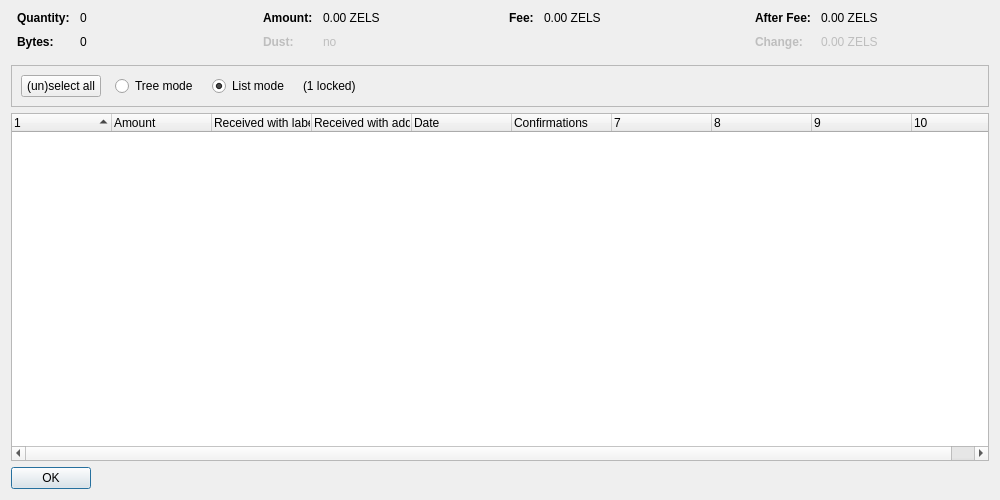
<?xml version="1.0" encoding="UTF-8"?>
<ui version="4.0">
 <class>CoinControlDialog</class>
 <widget class="QDialog" name="CoinControlDialog">
  <property name="geometry">
   <rect>
    <x>0</x>
    <y>0</y>
    <width>1000</width>
    <height>500</height>
   </rect>
  </property>
  <property name="windowTitle">
   <string>Coin Selection</string>
  </property>
  <layout class="QVBoxLayout" name="verticalLayout">
   <item>
    <layout class="QHBoxLayout" name="horizontalLayoutTop" stretch="0,0,0,0">
     <property name="topMargin">
      <number>0</number>
     </property>
     <property name="bottomMargin">
      <number>10</number>
     </property>
     <item>
      <layout class="QFormLayout" name="formLayoutCoinControl1">
       <property name="horizontalSpacing">
        <number>10</number>
       </property>
       <property name="verticalSpacing">
        <number>10</number>
       </property>
       <property name="leftMargin">
        <number>6</number>
       </property>
       <property name="rightMargin">
        <number>6</number>
       </property>
       <item row="0" column="0">
        <widget class="QLabel" name="labelCoinControlQuantityText">
         <property name="font">
          <font>
           <weight>75</weight>
           <bold>true</bold>
          </font>
         </property>
         <property name="text">
          <string>Quantity:</string>
         </property>
        </widget>
       </item>
       <item row="0" column="1">
        <widget class="QLabel" name="labelCoinControlQuantity">
         <property name="cursor">
          <cursorShape>IBeamCursor</cursorShape>
         </property>
         <property name="contextMenuPolicy">
          <enum>Qt::ActionsContextMenu</enum>
         </property>
         <property name="text">
          <string notr="true">0</string>
         </property>
         <property name="textInteractionFlags">
          <set>Qt::LinksAccessibleByMouse|Qt::TextSelectableByKeyboard|Qt::TextSelectableByMouse</set>
         </property>
        </widget>
       </item>
       <item row="1" column="0">
        <widget class="QLabel" name="labelCoinControlBytesText">
         <property name="font">
          <font>
           <weight>75</weight>
           <bold>true</bold>
          </font>
         </property>
         <property name="text">
          <string>Bytes:</string>
         </property>
        </widget>
       </item>
       <item row="1" column="1">
        <widget class="QLabel" name="labelCoinControlBytes">
         <property name="cursor">
          <cursorShape>IBeamCursor</cursorShape>
         </property>
         <property name="contextMenuPolicy">
          <enum>Qt::ActionsContextMenu</enum>
         </property>
         <property name="text">
          <string notr="true">0</string>
         </property>
         <property name="textInteractionFlags">
          <set>Qt::LinksAccessibleByMouse|Qt::TextSelectableByKeyboard|Qt::TextSelectableByMouse</set>
         </property>
        </widget>
       </item>
      </layout>
     </item>
     <item>
      <layout class="QFormLayout" name="formLayoutCoinControl2">
       <property name="horizontalSpacing">
        <number>10</number>
       </property>
       <property name="verticalSpacing">
        <number>10</number>
       </property>
       <property name="leftMargin">
        <number>6</number>
       </property>
       <property name="rightMargin">
        <number>6</number>
       </property>
       <item row="0" column="0">
        <widget class="QLabel" name="labelCoinControlAmountText">
         <property name="font">
          <font>
           <weight>75</weight>
           <bold>true</bold>
          </font>
         </property>
         <property name="text">
          <string>Amount:</string>
         </property>
        </widget>
       </item>
       <item row="0" column="1">
        <widget class="QLabel" name="labelCoinControlAmount">
         <property name="cursor">
          <cursorShape>IBeamCursor</cursorShape>
         </property>
         <property name="contextMenuPolicy">
          <enum>Qt::ActionsContextMenu</enum>
         </property>
         <property name="text">
          <string notr="true">0.00 ZELS</string>
         </property>
         <property name="textInteractionFlags">
          <set>Qt::LinksAccessibleByMouse|Qt::TextSelectableByKeyboard|Qt::TextSelectableByMouse</set>
         </property>
        </widget>
       </item>
       <item row="1" column="0">
        <widget class="QLabel" name="labelCoinControlLowOutputText">
         <property name="enabled">
          <bool>false</bool>
         </property>
         <property name="font">
          <font>
           <weight>75</weight>
           <bold>true</bold>
          </font>
         </property>
         <property name="text">
          <string>Dust:</string>
         </property>
        </widget>
       </item>
       <item row="1" column="1">
        <widget class="QLabel" name="labelCoinControlLowOutput">
         <property name="enabled">
          <bool>false</bool>
         </property>
         <property name="cursor">
          <cursorShape>IBeamCursor</cursorShape>
         </property>
         <property name="contextMenuPolicy">
          <enum>Qt::ActionsContextMenu</enum>
         </property>
         <property name="text">
          <string notr="true">no</string>
         </property>
         <property name="textInteractionFlags">
          <set>Qt::LinksAccessibleByMouse|Qt::TextSelectableByKeyboard|Qt::TextSelectableByMouse</set>
         </property>
        </widget>
       </item>
      </layout>
     </item>
     <item>
      <layout class="QFormLayout" name="formLayoutCoinControl3">
       <property name="horizontalSpacing">
        <number>10</number>
       </property>
       <property name="verticalSpacing">
        <number>10</number>
       </property>
       <property name="leftMargin">
        <number>6</number>
       </property>
       <property name="rightMargin">
        <number>6</number>
       </property>
       <item row="0" column="0">
        <widget class="QLabel" name="labelCoinControlFeeText">
         <property name="font">
          <font>
           <weight>75</weight>
           <bold>true</bold>
          </font>
         </property>
         <property name="text">
          <string>Fee:</string>
         </property>
        </widget>
       </item>
       <item row="0" column="1">
        <widget class="QLabel" name="labelCoinControlFee">
         <property name="cursor">
          <cursorShape>IBeamCursor</cursorShape>
         </property>
         <property name="contextMenuPolicy">
          <enum>Qt::ActionsContextMenu</enum>
         </property>
         <property name="text">
          <string notr="true">0.00 ZELS</string>
         </property>
         <property name="textInteractionFlags">
          <set>Qt::LinksAccessibleByMouse|Qt::TextSelectableByKeyboard|Qt::TextSelectableByMouse</set>
         </property>
        </widget>
       </item>
      </layout>
     </item>
     <item>
      <layout class="QFormLayout" name="formLayoutCoinControl4">
       <property name="horizontalSpacing">
        <number>10</number>
       </property>
       <property name="verticalSpacing">
        <number>10</number>
       </property>
       <property name="leftMargin">
        <number>6</number>
       </property>
       <property name="rightMargin">
        <number>6</number>
       </property>
       <item row="0" column="0">
        <widget class="QLabel" name="labelCoinControlAfterFeeText">
         <property name="font">
          <font>
           <weight>75</weight>
           <bold>true</bold>
          </font>
         </property>
         <property name="text">
          <string>After Fee:</string>
         </property>
        </widget>
       </item>
       <item row="0" column="1">
        <widget class="QLabel" name="labelCoinControlAfterFee">
         <property name="cursor">
          <cursorShape>IBeamCursor</cursorShape>
         </property>
         <property name="contextMenuPolicy">
          <enum>Qt::ActionsContextMenu</enum>
         </property>
         <property name="text">
          <string notr="true">0.00 ZELS</string>
         </property>
         <property name="textInteractionFlags">
          <set>Qt::LinksAccessibleByMouse|Qt::TextSelectableByKeyboard|Qt::TextSelectableByMouse</set>
         </property>
        </widget>
       </item>
       <item row="1" column="0">
        <widget class="QLabel" name="labelCoinControlChangeText">
         <property name="enabled">
          <bool>false</bool>
         </property>
         <property name="font">
          <font>
           <weight>75</weight>
           <bold>true</bold>
          </font>
         </property>
         <property name="text">
          <string>Change:</string>
         </property>
        </widget>
       </item>
       <item row="1" column="1">
        <widget class="QLabel" name="labelCoinControlChange">
         <property name="enabled">
          <bool>false</bool>
         </property>
         <property name="cursor">
          <cursorShape>IBeamCursor</cursorShape>
         </property>
         <property name="contextMenuPolicy">
          <enum>Qt::ActionsContextMenu</enum>
         </property>
         <property name="text">
          <string notr="true">0.00 ZELS</string>
         </property>
         <property name="textInteractionFlags">
          <set>Qt::LinksAccessibleByMouse|Qt::TextSelectableByKeyboard|Qt::TextSelectableByMouse</set>
         </property>
        </widget>
       </item>
      </layout>
     </item>
    </layout>
   </item>
   <item>
    <widget class="QFrame" name="frame">
     <property name="minimumSize">
      <size>
       <width>0</width>
       <height>40</height>
      </size>
     </property>
     <property name="frameShape">
      <enum>QFrame::StyledPanel</enum>
     </property>
     <property name="frameShadow">
      <enum>QFrame::Sunken</enum>
     </property>
     <layout class="QHBoxLayout" name="horizontalLayout">
      <item>
       <layout class="QHBoxLayout" name="horizontalLayoutPanel" stretch="0,0,0,0,0">
        <property name="spacing">
         <number>14</number>
        </property>
        <item>
         <widget class="QPushButton" name="pushButtonSelectAll">
          <property name="sizePolicy">
           <sizepolicy hsizetype="Maximum" vsizetype="Fixed">
            <horstretch>0</horstretch>
            <verstretch>0</verstretch>
           </sizepolicy>
          </property>
          <property name="text">
           <string>(un)select all</string>
          </property>
          <property name="autoDefault">
           <bool>false</bool>
          </property>
         </widget>
        </item>
        <item>
         <widget class="QRadioButton" name="radioTreeMode">
          <property name="sizePolicy">
           <sizepolicy hsizetype="Maximum" vsizetype="Fixed">
            <horstretch>0</horstretch>
            <verstretch>0</verstretch>
           </sizepolicy>
          </property>
          <property name="text">
           <string>Tree mode</string>
          </property>
         </widget>
        </item>
        <item>
         <widget class="QRadioButton" name="radioListMode">
          <property name="sizePolicy">
           <sizepolicy hsizetype="Maximum" vsizetype="Fixed">
            <horstretch>0</horstretch>
            <verstretch>0</verstretch>
           </sizepolicy>
          </property>
          <property name="text">
           <string>List mode</string>
          </property>
          <property name="checked">
           <bool>true</bool>
          </property>
         </widget>
        </item>
        <item>
         <widget class="QLabel" name="labelLocked">
          <property name="text">
           <string notr="true">(1 locked)</string>
          </property>
         </widget>
        </item>
        <item>
         <spacer name="horizontalSpacer">
          <property name="orientation">
           <enum>Qt::Horizontal</enum>
          </property>
          <property name="sizeHint" stdset="0">
           <size>
            <width>40</width>
            <height>20</height>
           </size>
          </property>
         </spacer>
        </item>
       </layout>
      </item>
     </layout>
    </widget>
   </item>
   <item>
    <widget class="CoinControlTreeWidget" name="treeWidget">
     <property name="contextMenuPolicy">
      <enum>Qt::CustomContextMenu</enum>
     </property>
     <property name="sortingEnabled">
      <bool>false</bool>
     </property>
     <property name="columnCount">
      <number>10</number>
     </property>
     <attribute name="headerShowSortIndicator" stdset="0">
      <bool>true</bool>
     </attribute>
     <attribute name="headerStretchLastSection">
      <bool>false</bool>
     </attribute>
     <column>
      <property name="text">
       <string/>
      </property>
     </column>
     <column>
      <property name="text">
       <string>Amount</string>
      </property>
     </column>
     <column>
      <property name="text">
       <string>Received with label</string>
      </property>
     </column>
     <column>
      <property name="text">
       <string>Received with address</string>
      </property>
     </column>
     <column>
      <property name="text">
       <string>Date</string>
      </property>
     </column>
     <column>
      <property name="text">
       <string>Confirmations</string>
      </property>
      <property name="toolTip">
       <string>Confirmed</string>
      </property>
     </column>
     <column>
      <property name="text">
       <string/>
      </property>
     </column>
     <column>
      <property name="text">
       <string/>
      </property>
     </column>
     <column>
      <property name="text">
       <string/>
      </property>
     </column>
     <column>
      <property name="text">
       <string/>
      </property>
     </column>
    </widget>
   </item>
   <item>
    <widget class="QDialogButtonBox" name="buttonBox">
     <property name="sizePolicy">
      <sizepolicy hsizetype="Maximum" vsizetype="Fixed">
       <horstretch>0</horstretch>
       <verstretch>0</verstretch>
      </sizepolicy>
     </property>
     <property name="orientation">
      <enum>Qt::Horizontal</enum>
     </property>
     <property name="standardButtons">
      <set>QDialogButtonBox::Ok</set>
     </property>
    </widget>
   </item>
  </layout>
 </widget>
 <customwidgets>
  <customwidget>
   <class>CoinControlTreeWidget</class>
   <extends>QTreeWidget</extends>
   <header>coincontroltreewidget.h</header>
  </customwidget>
 </customwidgets>
 <resources/>
 <connections/>
</ui>
